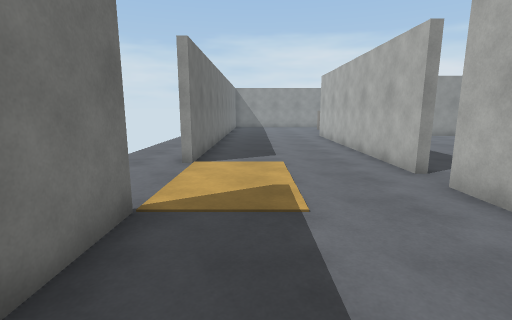
View 1 (above)

21 first-person views from a walk through a Unity game level. The camera is 1.5 m above the floor, tilts 10° down and sees 85° across. The floor is counted in squares, 1 m on a side. Each view is taken from the middle of a square. On the plan, view 1 faces up. The plan holds only what a view shows up to about 14 squares ahead; the rest is blank. The place goes on beyond the plan.

View 2
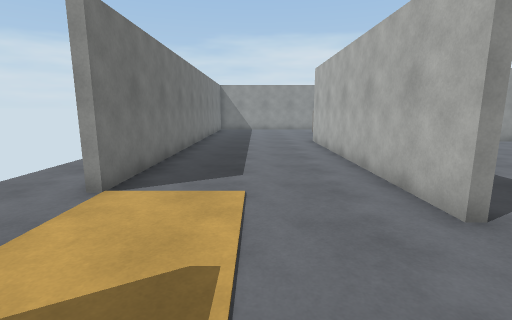

View 3
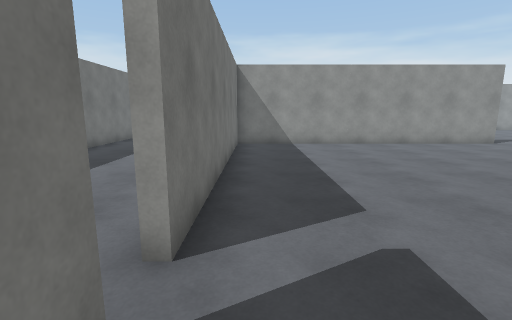

View 4
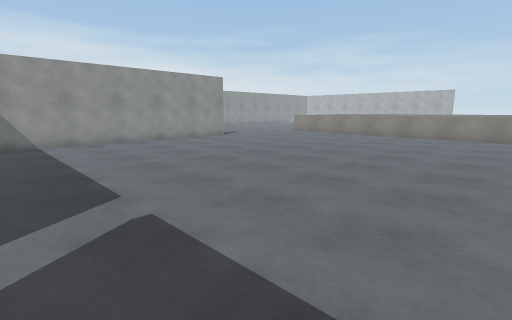

View 5
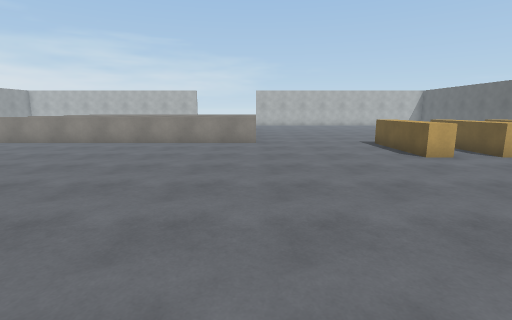

View 6
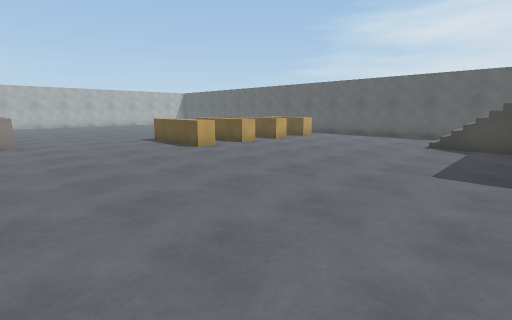

View 7
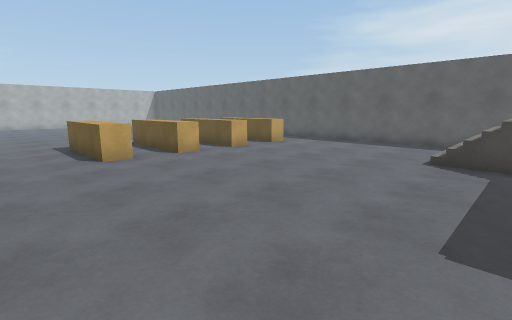

View 8
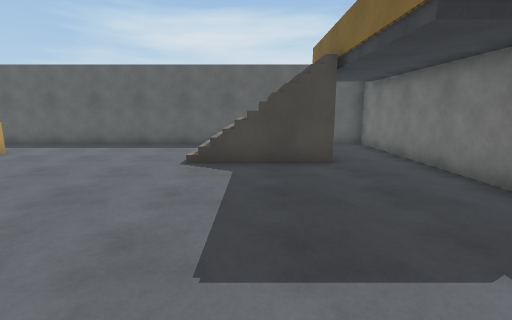

View 9
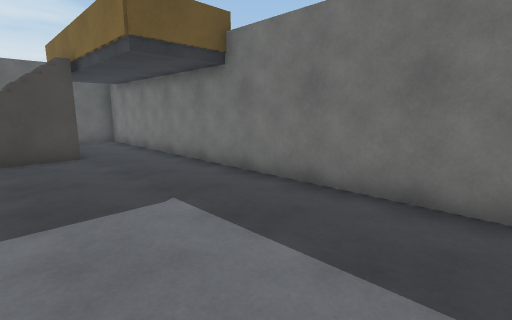

View 10
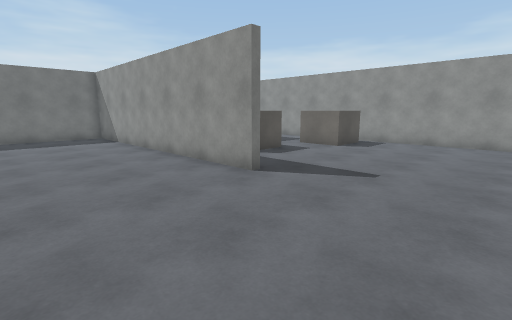

View 11
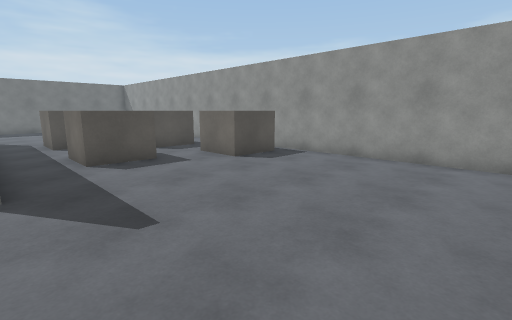

View 12
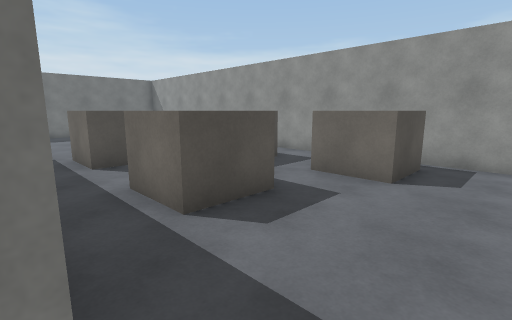

View 13
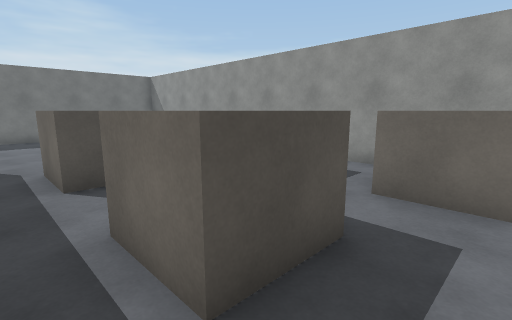

View 14
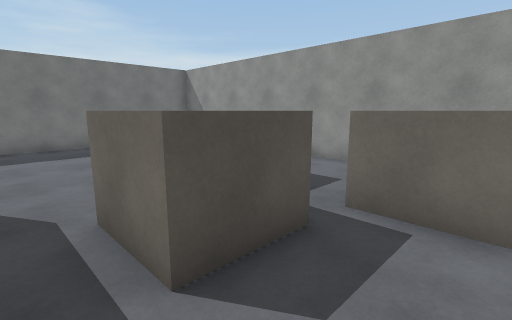

View 15
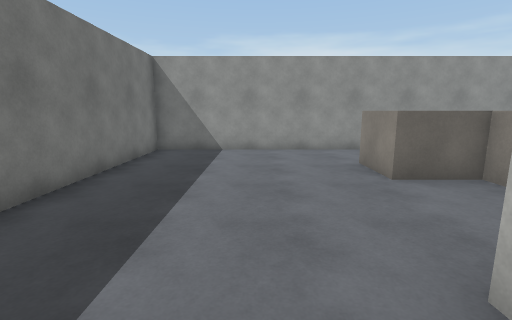

View 16
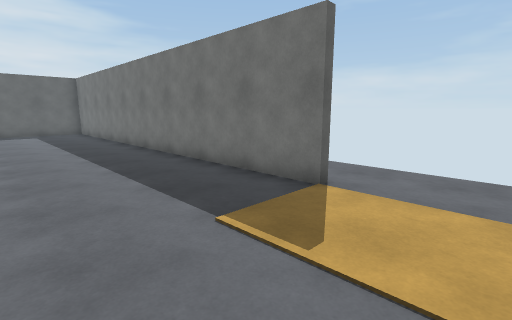

View 17
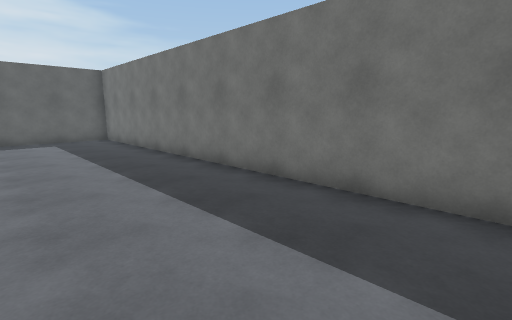

View 18
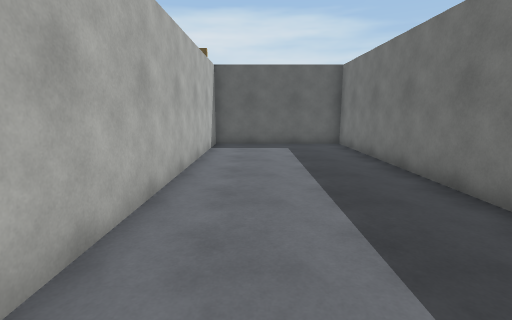

View 19
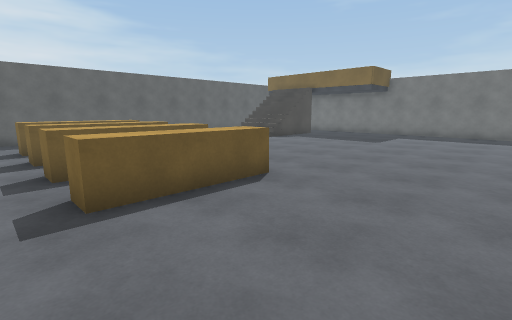

View 20
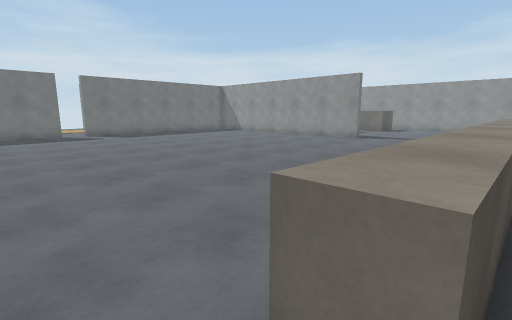

View 21
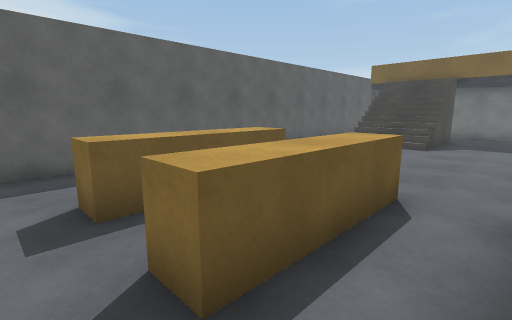

### Floor plan
Key: @ floor where view 1 was taken; # wall or solid block; . floor; / step, stairs or slope; ^ raised ledge; O other object.
Columns run from 4 left of view 1 to 23 right of it. Each row starts with its distance up from view 1.
 26   #########################
 25   #.......... ...  O.......
 24   #....... ..  O.  O.......
 23   #......O  .  O.OOO.......
 22   #......O  .OOO...........
 21   #......OOO O.. O.........
 20   #........O O.. O.........
 19   #........OOO..OO.........
 18   #.......................
 17   #.....############.......
 16   #.....#.................
 15   #.....#.................^
 14   #.....#.................^
 13   #.....#.................^
 12 ..#.....#.................^
 11 ..#.....#.................^
 10 ..#.....#.................^^
  9 ..#.....#.................^^
  8 ........#.................^^
  7 ........#.................^^
  6 ..........................^^
  5 ........#.................^^
  4 ..#.....#.................^^
  3 ..#.....#.................^^
  2   #.....#   ................
  1   #.....#...................
  0   #.@...#...................
 -1   #.....#...................
 -2   #.....#...................
 -3   #.....#.............^^^^^.
 -4   #.....#...................
 -5   #.....#.............^^^^^.
 -6   #.....#.............^^^^^.
 -7   #.....#...................
 -8   #.....#.............^^^^^.
 -9   #.....#..#////.......   ..
-10   #.....#..#////......^^^^^.
-11   #.....#..#////......^^^^^.
-12   #.....#..   //........  ..
-13   #.....#..     ......... ..
-14   #########  ###############

Positions as (right, up) in squares from view 1, and headings:
1: (0, 0), facing up
2: (1, 3), facing up
3: (5, 4), facing up
4: (5, 3), facing up-right
5: (9, 3), facing right
6: (8, 4), facing down-right
7: (9, 0), facing down-right
8: (9, -1), facing down
9: (9, 1), facing down-left
10: (21, 12), facing up-left
11: (22, 17), facing up-left
12: (17, 17), facing up-left
13: (15, 18), facing up-left
14: (11, 18), facing up-left
15: (2, 15), facing up
16: (3, 7), facing down-left
17: (3, 2), facing down-left
18: (2, -1), facing down
19: (23, 2), facing down-left
20: (23, 2), facing up-left
21: (23, -6), facing down-left
